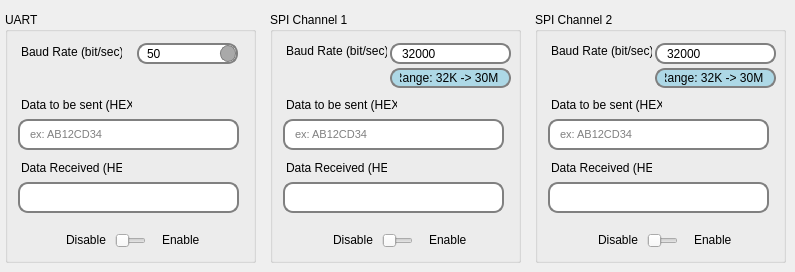
      <widget class="QWidget" name="BasicCommunication_tab">
       <attribute name="title">
        <string>Basic Communication</string>
       </attribute>
       <widget class="QGroupBox" name="UART_groupBox">
        <property name="geometry">
         <rect>
          <x>5</x>
          <y>12</y>
          <width>251</width>
          <height>251</height>
         </rect>
        </property>
        <property name="font">
         <font>
          <family>Segoe UI</family>
         </font>
        </property>
        <property name="title">
         <string>UART</string>
        </property>
        <widget class="QLabel" name="UART_Enable_label">
         <property name="geometry">
          <rect>
           <x>157</x>
           <y>220</y>
           <width>41</width>
           <height>16</height>
          </rect>
         </property>
         <property name="font">
          <font>
           <family>Segoe UI</family>
          </font>
         </property>
         <property name="text">
          <string>Enable</string>
         </property>
        </widget>
        <widget class="QLabel" name="UART_Disable_label">
         <property name="geometry">
          <rect>
           <x>61</x>
           <y>218</y>
           <width>41</width>
           <height>20</height>
          </rect>
         </property>
         <property name="font">
          <font>
           <family>Segoe UI</family>
          </font>
         </property>
         <property name="text">
          <string>Disable</string>
         </property>
        </widget>
        <widget class="QSlider" name="UART_horizontalSlider">
         <property name="enabled">
          <bool>true</bool>
         </property>
         <property name="geometry">
          <rect>
           <x>110</x>
           <y>218</y>
           <width>31</width>
           <height>22</height>
          </rect>
         </property>
         <property name="styleSheet">
          <string notr="true">QSlider::groove:horizontal { 
	background-color:rgb(215,215,215) ;
	border: 0px solid #424242; 
	height: 10px; 
	border-radius: 5px;
}

QSlider::handle:horizontal { 
	background-color: #05B8CC; 
	border: 2px solid #05B8CC; 
	width: 16px; 
	height: 20px; 
	line-height: 20px; 
	margin-top: -5px; 
	margin-bottom: -5px; 
	border-radius: 10px; 
}



QSlider::handle:horizontal:hover { 
	border-radius: 10px;
}r</string>
         </property>
         <property name="maximum">
          <number>1</number>
         </property>
         <property name="value">
          <number>0</number>
         </property>
         <property name="tracking">
          <bool>true</bool>
         </property>
         <property name="orientation">
          <enum>Qt::Horizontal</enum>
         </property>
        </widget>
        <widget class="QComboBox" name="UART_BaudRate_comboBox">
         <property name="geometry">
          <rect>
           <x>132</x>
           <y>31</y>
           <width>101</width>
           <height>21</height>
          </rect>
         </property>
         <property name="font">
          <font>
           <family>Segoe UI</family>
          </font>
         </property>
         <property name="styleSheet">
          <string notr="true">QComboBox {
    border: 2px solid gray;
    border-radius: 10px;
    padding: 0 8px;
    background: white;
    selection-background-color: darkgray;
}

QComboBox::drop-down {
	 border: 1px solid gray;
	 border-radius: 8px;
	 background-color: darkgray;
}</string>
         </property>
         <item>
          <property name="text">
           <string>50</string>
          </property>
         </item>
         <item>
          <property name="text">
           <string>75</string>
          </property>
         </item>
         <item>
          <property name="text">
           <string>110</string>
          </property>
         </item>
         <item>
          <property name="text">
           <string>134</string>
          </property>
         </item>
         <item>
          <property name="text">
           <string>150</string>
          </property>
         </item>
         <item>
          <property name="text">
           <string>200</string>
          </property>
         </item>
         <item>
          <property name="text">
           <string>300</string>
          </property>
         </item>
         <item>
          <property name="text">
           <string>600</string>
          </property>
         </item>
         <item>
          <property name="text">
           <string>1200</string>
          </property>
         </item>
         <item>
          <property name="text">
           <string>1800</string>
          </property>
         </item>
         <item>
          <property name="text">
           <string>2400</string>
          </property>
         </item>
         <item>
          <property name="text">
           <string>4800</string>
          </property>
         </item>
         <item>
          <property name="text">
           <string>9600</string>
          </property>
         </item>
         <item>
          <property name="text">
           <string>19200</string>
          </property>
         </item>
         <item>
          <property name="text">
           <string>38400</string>
          </property>
         </item>
         <item>
          <property name="text">
           <string>57600</string>
          </property>
         </item>
         <item>
          <property name="text">
           <string>115200</string>
          </property>
         </item>
         <item>
          <property name="text">
           <string>230400</string>
          </property>
         </item>
        </widget>
        <widget class="QLabel" name="UART_BaudRate_label">
         <property name="geometry">
          <rect>
           <x>16</x>
           <y>32</y>
           <width>101</width>
           <height>16</height>
          </rect>
         </property>
         <property name="font">
          <font>
           <family>Segoe UI</family>
          </font>
         </property>
         <property name="text">
          <string>Baud Rate (bit/sec)</string>
         </property>
        </widget>
        <widget class="QLabel" name="UART_DataSend_label">
         <property name="geometry">
          <rect>
           <x>16</x>
           <y>82</y>
           <width>111</width>
           <height>21</height>
          </rect>
         </property>
         <property name="font">
          <font>
           <family>Segoe UI</family>
          </font>
         </property>
         <property name="text">
          <string>Data to be sent (HEX)</string>
         </property>
        </widget>
        <widget class="QLabel" name="UART_DataReceived_label">
         <property name="geometry">
          <rect>
           <x>16</x>
           <y>145</y>
           <width>101</width>
           <height>21</height>
          </rect>
         </property>
         <property name="font">
          <font>
           <family>Segoe UI</family>
          </font>
         </property>
         <property name="text">
          <string>Data Received (HEX)</string>
         </property>
        </widget>
        <widget class="QLineEdit" name="UART_DataSend_lineEdit">
         <property name="enabled">
          <bool>true</bool>
         </property>
         <property name="geometry">
          <rect>
           <x>13</x>
           <y>107</y>
           <width>221</width>
           <height>31</height>
          </rect>
         </property>
         <property name="font">
          <font>
           <family>Segoe UI</family>
           <pointsize>8</pointsize>
          </font>
         </property>
         <property name="autoFillBackground">
          <bool>false</bool>
         </property>
         <property name="styleSheet">
          <string notr="true">QLineEdit {
    border: 2px solid gray;
    border-radius: 10px;
    padding: 0 8px;
    background: white;
    selection-background-color: darkgray;
}</string>
         </property>
         <property name="text">
          <string/>
         </property>
         <property name="frame">
          <bool>true</bool>
         </property>
         <property name="readOnly">
          <bool>false</bool>
         </property>
         <property name="placeholderText">
          <string>ex: AB12CD34</string>
         </property>
         <property name="clearButtonEnabled">
          <bool>true</bool>
         </property>
        </widget>
        <widget class="QLineEdit" name="UART_DataReceived_lineEdit">
         <property name="enabled">
          <bool>true</bool>
         </property>
         <property name="geometry">
          <rect>
           <x>13</x>
           <y>170</y>
           <width>221</width>
           <height>31</height>
          </rect>
         </property>
         <property name="font">
          <font>
           <family>Segoe UI</family>
           <pointsize>8</pointsize>
          </font>
         </property>
         <property name="styleSheet">
          <string notr="true">QLineEdit {
    border: 2px solid gray;
    border-radius: 10px;
    padding: 0 8px;
    background: white;
    selection-background-color: darkgray;
}
</string>
         </property>
         <property name="text">
          <string/>
         </property>
         <property name="frame">
          <bool>true</bool>
         </property>
         <property name="readOnly">
          <bool>true</bool>
         </property>
         <property name="placeholderText">
          <string/>
         </property>
         <property name="clearButtonEnabled">
          <bool>true</bool>
         </property>
        </widget>
       </widget>
       <widget class="QGroupBox" name="SPI_Channel_1_groupBox">
        <property name="geometry">
         <rect>
          <x>270</x>
          <y>12</y>
          <width>251</width>
          <height>251</height>
         </rect>
        </property>
        <property name="font">
         <font>
          <family>Segoe UI</family>
         </font>
        </property>
        <property name="title">
         <string>SPI Channel 1</string>
        </property>
        <widget class="QLabel" name="SPI_Channel_1_Enable_label">
         <property name="geometry">
          <rect>
           <x>159</x>
           <y>220</y>
           <width>41</width>
           <height>16</height>
          </rect>
         </property>
         <property name="font">
          <font>
           <family>Segoe UI</family>
          </font>
         </property>
         <property name="text">
          <string>Enable</string>
         </property>
        </widget>
        <widget class="QLabel" name="SPI_Channel_1_Disable_label">
         <property name="geometry">
          <rect>
           <x>63</x>
           <y>218</y>
           <width>41</width>
           <height>20</height>
          </rect>
         </property>
         <property name="font">
          <font>
           <family>Segoe UI</family>
          </font>
         </property>
         <property name="text">
          <string>Disable</string>
         </property>
        </widget>
        <widget class="QSlider" name="SPI_Channel_1_horizontalSlider">
         <property name="enabled">
          <bool>true</bool>
         </property>
         <property name="geometry">
          <rect>
           <x>112</x>
           <y>218</y>
           <width>31</width>
           <height>22</height>
          </rect>
         </property>
         <property name="styleSheet">
          <string notr="true">QSlider::groove:horizontal { 
	background-color:rgb(215,215,215) ;
	border: 0px solid #424242; 
	height: 10px; 
	border-radius: 5px;
}

QSlider::handle:horizontal { 
	background-color: #05B8CC; 
	border: 2px solid #05B8CC; 
	width: 16px; 
	height: 20px; 
	line-height: 20px; 
	margin-top: -5px; 
	margin-bottom: -5px; 
	border-radius: 10px; 
}



QSlider::handle:horizontal:hover { 
	border-radius: 10px;
}r</string>
         </property>
         <property name="maximum">
          <number>1</number>
         </property>
         <property name="value">
          <number>0</number>
         </property>
         <property name="tracking">
          <bool>true</bool>
         </property>
         <property name="orientation">
          <enum>Qt::Horizontal</enum>
         </property>
        </widget>
        <widget class="QLabel" name="SPI_Channel_1_BaudRate_label">
         <property name="geometry">
          <rect>
           <x>16</x>
           <y>31</y>
           <width>101</width>
           <height>16</height>
          </rect>
         </property>
         <property name="font">
          <font>
           <family>Segoe UI</family>
          </font>
         </property>
         <property name="text">
          <string>Baud Rate (bit/sec)</string>
         </property>
        </widget>
        <widget class="QLabel" name="SPI_Channel_1_DataSend_label">
         <property name="geometry">
          <rect>
           <x>16</x>
           <y>82</y>
           <width>111</width>
           <height>21</height>
          </rect>
         </property>
         <property name="font">
          <font>
           <family>Segoe UI</family>
          </font>
         </property>
         <property name="text">
          <string>Data to be sent (HEX)</string>
         </property>
        </widget>
        <widget class="QLabel" name="SPI_Channel_1_DataReceived_label">
         <property name="geometry">
          <rect>
           <x>16</x>
           <y>145</y>
           <width>101</width>
           <height>21</height>
          </rect>
         </property>
         <property name="font">
          <font>
           <family>Segoe UI</family>
          </font>
         </property>
         <property name="text">
          <string>Data Received (HEX)</string>
         </property>
        </widget>
        <widget class="QLineEdit" name="SPI_Channel_1_DataSend_lineEdit">
         <property name="enabled">
          <bool>true</bool>
         </property>
         <property name="geometry">
          <rect>
           <x>13</x>
           <y>107</y>
           <width>221</width>
           <height>31</height>
          </rect>
         </property>
         <property name="font">
          <font>
           <family>Segoe UI</family>
           <pointsize>8</pointsize>
          </font>
         </property>
         <property name="autoFillBackground">
          <bool>false</bool>
         </property>
         <property name="styleSheet">
          <string notr="true">QLineEdit {
    border: 2px solid gray;
    border-radius: 10px;
    padding: 0 8px;
    background: white;
    selection-background-color: darkgray;
}</string>
         </property>
         <property name="text">
          <string/>
         </property>
         <property name="frame">
          <bool>true</bool>
         </property>
         <property name="readOnly">
          <bool>false</bool>
         </property>
         <property name="placeholderText">
          <string>ex: AB12CD34</string>
         </property>
         <property name="clearButtonEnabled">
          <bool>true</bool>
         </property>
        </widget>
        <widget class="QLineEdit" name="SPI_Channel_1_DataReceived_lineEdit">
         <property name="enabled">
          <bool>true</bool>
         </property>
         <property name="geometry">
          <rect>
           <x>13</x>
           <y>170</y>
           <width>221</width>
           <height>31</height>
          </rect>
         </property>
         <property name="font">
          <font>
           <family>Segoe UI</family>
           <pointsize>8</pointsize>
          </font>
         </property>
         <property name="styleSheet">
          <string notr="true">QLineEdit {
    border: 2px solid gray;
    border-radius: 10px;
    padding: 0 8px;
    background: white;
    selection-background-color: darkgray;
}
</string>
         </property>
         <property name="text">
          <string/>
         </property>
         <property name="frame">
          <bool>true</bool>
         </property>
         <property name="readOnly">
          <bool>true</bool>
         </property>
         <property name="placeholderText">
          <string/>
         </property>
         <property name="clearButtonEnabled">
          <bool>true</bool>
         </property>
        </widget>
        <widget class="QSpinBox" name="SPI_Channel_1_BaudRate_spinBox">
         <property name="geometry">
          <rect>
           <x>120</x>
           <y>31</y>
           <width>121</width>
           <height>21</height>
          </rect>
         </property>
         <property name="font">
          <font>
           <family>Segoe UI</family>
          </font>
         </property>
         <property name="styleSheet">
          <string notr="true">QSpinBox {
    border: 2px solid gray;
    border-radius: 10px;
    padding: 0 8px;
    background: white;
    selection-background-color: darkgray;
}

QSpinBox::up-button{
    width: 0
}
QSpinBox::down-button{
    width: 0
}</string>
         </property>
         <property name="specialValueText">
          <string/>
         </property>
         <property name="suffix">
          <string notr="true"/>
         </property>
         <property name="minimum">
          <number>32000</number>
         </property>
         <property name="maximum">
          <number>30000000</number>
         </property>
         <property name="value">
          <number>32000</number>
         </property>
         <property name="displayIntegerBase">
          <number>10</number>
         </property>
        </widget>
        <widget class="QLineEdit" name="SPI_Channel_1_BaudRateRange_lineEdit">
         <property name="geometry">
          <rect>
           <x>120</x>
           <y>56</y>
           <width>121</width>
           <height>20</height>
          </rect>
         </property>
         <property name="font">
          <font>
           <family>Segoe UI</family>
          </font>
         </property>
         <property name="styleSheet">
          <string notr="true">QLineEdit {
    border: 2px solid gray;
    border-radius: 10px;
    padding: 0 8px;
    background: white;
    selection-background-color: darkgray;
}

QLineEdit:read-only {
    background: lightblue;
}
</string>
         </property>
         <property name="text">
          <string>   Range: 32K -&gt; 30M</string>
         </property>
         <property name="readOnly">
          <bool>true</bool>
         </property>
        </widget>
       </widget>
       <widget class="QGroupBox" name="SPI_Channel_2_groupBox">
        <property name="geometry">
         <rect>
          <x>535</x>
          <y>12</y>
          <width>251</width>
          <height>251</height>
         </rect>
        </property>
        <property name="font">
         <font>
          <family>Segoe UI</family>
         </font>
        </property>
        <property name="title">
         <string>SPI Channel 2</string>
        </property>
        <widget class="QLabel" name="SPI_Channel_2_Enable_label">
         <property name="geometry">
          <rect>
           <x>159</x>
           <y>220</y>
           <width>41</width>
           <height>16</height>
          </rect>
         </property>
         <property name="font">
          <font>
           <family>Segoe UI</family>
          </font>
         </property>
         <property name="text">
          <string>Enable</string>
         </property>
        </widget>
        <widget class="QLabel" name="SPI_Channel_2_Disable_label">
         <property name="geometry">
          <rect>
           <x>63</x>
           <y>218</y>
           <width>41</width>
           <height>20</height>
          </rect>
         </property>
         <property name="font">
          <font>
           <family>Segoe UI</family>
          </font>
         </property>
         <property name="text">
          <string>Disable</string>
         </property>
        </widget>
        <widget class="QSlider" name="SPI_Channel_2_horizontalSlider">
         <property name="enabled">
          <bool>true</bool>
         </property>
         <property name="geometry">
          <rect>
           <x>112</x>
           <y>218</y>
           <width>31</width>
           <height>22</height>
          </rect>
         </property>
         <property name="styleSheet">
          <string notr="true">QSlider::groove:horizontal { 
	background-color:rgb(215,215,215) ;
	border: 0px solid #424242; 
	height: 10px; 
	border-radius: 5px;
}

QSlider::handle:horizontal { 
	background-color: #05B8CC; 
	border: 2px solid #05B8CC; 
	width: 16px; 
	height: 20px; 
	line-height: 20px; 
	margin-top: -5px; 
	margin-bottom: -5px; 
	border-radius: 10px; 
}



QSlider::handle:horizontal:hover { 
	border-radius: 10px;
}r</string>
         </property>
         <property name="maximum">
          <number>1</number>
         </property>
         <property name="value">
          <number>0</number>
         </property>
         <property name="tracking">
          <bool>true</bool>
         </property>
         <property name="orientation">
          <enum>Qt::Horizontal</enum>
         </property>
        </widget>
        <widget class="QLabel" name="SPI_Channel_2_BaudRate_label">
         <property name="geometry">
          <rect>
           <x>16</x>
           <y>31</y>
           <width>101</width>
           <height>16</height>
          </rect>
         </property>
         <property name="font">
          <font>
           <family>Segoe UI</family>
          </font>
         </property>
         <property name="text">
          <string>Baud Rate (bit/sec)</string>
         </property>
        </widget>
        <widget class="QLabel" name="SPI_Channel_2_DataSend_label">
         <property name="geometry">
          <rect>
           <x>16</x>
           <y>82</y>
           <width>111</width>
           <height>21</height>
          </rect>
         </property>
         <property name="font">
          <font>
           <family>Segoe UI</family>
          </font>
         </property>
         <property name="text">
          <string>Data to be sent (HEX)</string>
         </property>
        </widget>
        <widget class="QLabel" name="SPI_Channel_2_DataReceived_label">
         <property name="geometry">
          <rect>
           <x>16</x>
           <y>145</y>
           <width>101</width>
           <height>21</height>
          </rect>
         </property>
         <property name="font">
          <font>
           <family>Segoe UI</family>
          </font>
         </property>
         <property name="text">
          <string>Data Received (HEX)</string>
         </property>
        </widget>
        <widget class="QLineEdit" name="SPI_Channel_2_DataSend_lineEdit">
         <property name="enabled">
          <bool>true</bool>
         </property>
         <property name="geometry">
          <rect>
           <x>13</x>
           <y>107</y>
           <width>221</width>
           <height>31</height>
          </rect>
         </property>
         <property name="font">
          <font>
           <family>Segoe UI</family>
           <pointsize>8</pointsize>
          </font>
         </property>
         <property name="autoFillBackground">
          <bool>false</bool>
         </property>
         <property name="styleSheet">
          <string notr="true">QLineEdit {
    border: 2px solid gray;
    border-radius: 10px;
    padding: 0 8px;
    background: white;
    selection-background-color: darkgray;
}</string>
         </property>
         <property name="text">
          <string/>
         </property>
         <property name="frame">
          <bool>true</bool>
         </property>
         <property name="readOnly">
          <bool>false</bool>
         </property>
         <property name="placeholderText">
          <string>ex: AB12CD34</string>
         </property>
         <property name="clearButtonEnabled">
          <bool>true</bool>
         </property>
        </widget>
        <widget class="QLineEdit" name="SPI_Channel_2_DataReceived_lineEdit">
         <property name="enabled">
          <bool>true</bool>
         </property>
         <property name="geometry">
          <rect>
           <x>13</x>
           <y>170</y>
           <width>221</width>
           <height>31</height>
          </rect>
         </property>
         <property name="font">
          <font>
           <family>Segoe UI</family>
           <pointsize>8</pointsize>
          </font>
         </property>
         <property name="styleSheet">
          <string notr="true">QLineEdit {
    border: 2px solid gray;
    border-radius: 10px;
    padding: 0 8px;
    background: white;
    selection-background-color: darkgray;
}
</string>
         </property>
         <property name="text">
          <string/>
         </property>
         <property name="frame">
          <bool>true</bool>
         </property>
         <property name="readOnly">
          <bool>true</bool>
         </property>
         <property name="placeholderText">
          <string/>
         </property>
         <property name="clearButtonEnabled">
          <bool>true</bool>
         </property>
        </widget>
        <widget class="QSpinBox" name="SPI_Channel_2_BaudRate_spinBox">
         <property name="geometry">
          <rect>
           <x>120</x>
           <y>31</y>
           <width>121</width>
           <height>21</height>
          </rect>
         </property>
         <property name="font">
          <font>
           <family>Segoe UI</family>
          </font>
         </property>
         <property name="styleSheet">
          <string notr="true">QSpinBox {
    border: 2px solid gray;
    border-radius: 10px;
    padding: 0 8px;
    background: white;
    selection-background-color: darkgray;
}

QSpinBox::up-button{
    width: 0
}
QSpinBox::down-button{
    width: 0
}</string>
         </property>
         <property name="suffix">
          <string notr="true"/>
         </property>
         <property name="minimum">
          <number>32000</number>
         </property>
         <property name="maximum">
          <number>30000000</number>
         </property>
         <property name="value">
          <number>32000</number>
         </property>
         <property name="displayIntegerBase">
          <number>10</number>
         </property>
        </widget>
        <widget class="QLineEdit" name="SPI_Channel_2_BaudRateRange_lineEdit">
         <property name="geometry">
          <rect>
           <x>120</x>
           <y>56</y>
           <width>121</width>
           <height>20</height>
          </rect>
         </property>
         <property name="font">
          <font>
           <family>Segoe UI</family>
          </font>
         </property>
         <property name="styleSheet">
          <string notr="true">QLineEdit {
    border: 2px solid gray;
    border-radius: 10px;
    padding: 0 8px;
    background: white;
    selection-background-color: darkgray;
}

QLineEdit:read-only {
    background: lightblue;
}
</string>
         </property>
         <property name="text">
          <string>   Range: 32K -&gt; 30M</string>
         </property>
         <property name="readOnly">
          <bool>true</bool>
         </property>
        </widget>
       </widget>
      </widget>
